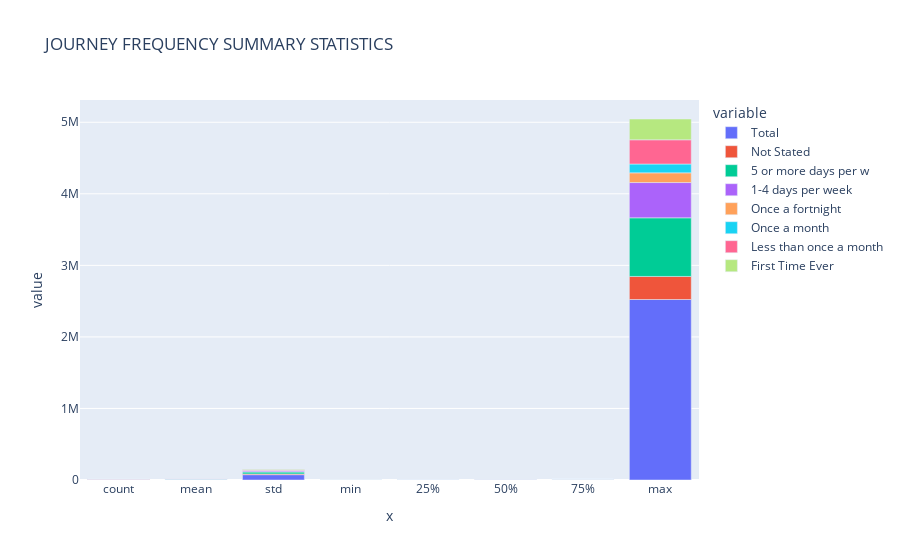

The notebook cell saved with this chart:
### Code cell
# Assigns the dataset to a variable df and assigns it to a plotly function to chart a graph
df = NBT_entry_jf.describe()
fig = px.bar(df, y = list(NBT_entry_jf.describe().columns), x = list(NBT_entry_jf.describe().index), title = 'JOURNEY FREQUENCY SUMMARY STATISTICS' )
fig.show()

### Figure 1 — Plotly figure (JSON) as saved in the notebook; plotly's stock layout.template omitted (floating-point values rounded to 4 significant figures)
{"data": [{"alignmentgroup": "True", "hovertemplate": "variable=Total<br>x=%{x}<br>value=%{y}<extra></extra>", "legendgroup": "Total", "marker": {"color": "#636efa", "pattern": {"shape": ""}}, "name": "Total", "offsetgroup": "Total", "orientation": "v", "showlegend": true, "textposition": "auto", "type": "bar", "x": ["count", "mean", "std", "min", "25%", "50%", "75%", "max"], "xaxis": "x", "y": [1904, 10250.0, 74610.0, 0, 484.8, 1635, 5307.0, 2522841], "yaxis": "y"}, {"alignmentgroup": "True", "hovertemplate": "variable=Not Stated          <br>x=%{x}<br>value=%{y}<extra></extra>", "legendgroup": "Not Stated          ", "marker": {"color": "#EF553B", "pattern": {"shape": ""}}, "name": "Not Stated          ", "offsetgroup": "Not Stated          ", "orientation": "v", "showlegend": true, "textposition": "auto", "type": "bar", "x": ["count", "mean", "std", "min", "25%", "50%", "75%", "max"], "xaxis": "x", "y": [1904, 1537.0, 10310.0, 0, 56, 202, 697.5, 322333], "yaxis": "y"}, {"alignmentgroup": "True", "hovertemplate": "variable=5 or more days per w<br>x=%{x}<br>value=%{y}<extra></extra>", "legendgroup": "5 or more days per w", "marker": {"color": "#00cc96", "pattern": {"shape": ""}}, "name": "5 or more days per w", "offsetgroup": "5 or more days per w", "orientation": "v", "showlegend": true, "textposition": "auto", "type": "bar", "x": ["count", "mean", "std", "min", "25%", "50%", "75%", "max"], "xaxis": "x", "y": [1904, 3683.0, 26370.0, 0, 51, 492.5, 1922, 819263], "yaxis": "y"}, {"alignmentgroup": "True", "hovertemplate": "variable=1-4 days per week   <br>x=%{x}<br>value=%{y}<extra></extra>", "legendgroup": "1-4 days per week   ", "marker": {"color": "#ab63fa", "pattern": {"shape": ""}}, "name": "1-4 days per week   ", "offsetgroup": "1-4 days per week   ", "orientation": "v", "showlegend": true, "textposition": "auto", "type": "bar", "x": ["count", "mean", "std", "min", "25%", "50%", "75%", "max"], "xaxis": "x", "y": [1904, 2029.0, 14780.0, 0, 36.75, 329, 1085, 492985], "yaxis": "y"}, {"alignmentgroup": "True", "hovertemplate": "variable=Once a fortnight    <br>x=%{x}<br>value=%{y}<extra></extra>", "legendgroup": "Once a fortnight    ", "marker": {"color": "#FFA15A", "pattern": {"shape": ""}}, "name": "Once a fortnight    ", "offsetgroup": "Once a fortnight    ", "orientation": "v", "showlegend": true, "textposition": "auto", "type": "bar", "x": ["count", "mean", "std", "min", "25%", "50%", "75%", "max"], "xaxis": "x", "y": [1904, 496.9, 3879.0, 0, 1, 61, 235, 135658], "yaxis": "y"}, {"alignmentgroup": "True", "hovertemplate": "variable=Once a month        <br>x=%{x}<br>value=%{y}<extra></extra>", "legendgroup": "Once a month        ", "marker": {"color": "#19d3f3", "pattern": {"shape": ""}}, "name": "Once a month        ", "offsetgroup": "Once a month        ", "orientation": "v", "showlegend": true, "textposition": "auto", "type": "bar", "x": ["count", "mean", "std", "min", "25%", "50%", "75%", "max"], "xaxis": "x", "y": [1904, 423.7, 3461.0, 0, 0, 44, 190, 123186], "yaxis": "y"}, {"alignmentgroup": "True", "hovertemplate": "variable=Less than once a month<br>x=%{x}<br>value=%{y}<extra></extra>", "legendgroup": "Less than once a month", "marker": {"color": "#FF6692", "pattern": {"shape": ""}}, "name": "Less than once a month", "offsetgroup": "Less than once a month", "orientation": "v", "showlegend": true, "textposition": "auto", "type": "bar", "x": ["count", "mean", "std", "min", "25%", "50%", "75%", "max"], "xaxis": "x", "y": [1904, 1111.0, 9483.0, 0, 7, 113, 457, 338801], "yaxis": "y"}, {"alignmentgroup": "True", "hovertemplate": "variable=First Time Ever<br>x=%{x}<br>value=%{y}<extra></extra>", "legendgroup": "First Time Ever", "marker": {"color": "#B6E880", "pattern": {"shape": ""}}, "name": "First Time Ever", "offsetgroup": "First Time Ever", "orientation": "v", "showlegend": true, "textposition": "auto", "type": "bar", "x": ["count", "mean", "std", "min", "25%", "50%", "75%", "max"], "xaxis": "x", "y": [1904, 968.2, 8256.0, 0, 4, 99.5, 392.8, 290616], "yaxis": "y"}], "layout": {"barmode": "relative", "legend": {"title": {"text": "variable"}, "tracegroupgap": 0}, "title": {"text": "JOURNEY FREQUENCY SUMMARY STATISTICS"}, "xaxis": {"anchor": "y", "domain": [0, 1], "title": {"text": "x"}}, "yaxis": {"anchor": "x", "domain": [0, 1], "title": {"text": "value"}}}}
